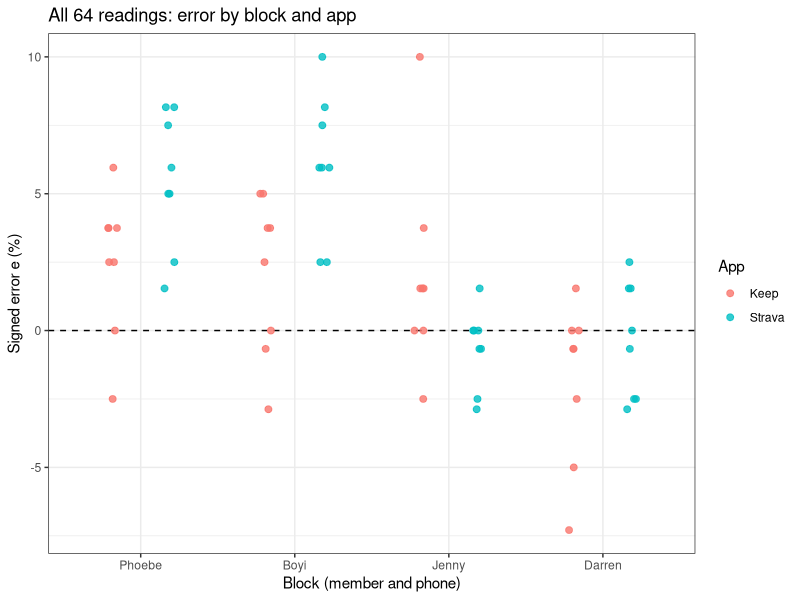

Source code (R):
# 02_analysis.R
# Signed percentage error: does each app over- or under-record, and which
# factors and interactions matter? (proposal v2, aims 1 and 2)
#
# Input : data/processed/gps_runs.csv  (made by code/00_clean_data.R)
# Output: tables in results/, plots in figures/
# Run from the repository root:  Rscript code/02_analysis.R

suppressPackageStartupMessages({
  library(lme4)
  library(lmerTest)   # F tests with Satterthwaite df
  library(emmeans)    # estimated marginal means with 95% CIs
  library(ggplot2)
})

dir.create("results", showWarnings = FALSE)
dir.create("figures", showWarnings = FALSE)

# ---- 1. Data ---------------------------------------------------------------

dat <- read.csv("data/processed/gps_runs.csv")

# Treat every design variable as a factor (lane 1/8 is a category, not a number)
dat$block     <- factor(dat$block, levels = c("Phoebe", "Boyi", "Jenny", "Darren"))
dat$app       <- factor(dat$app, levels = c("Keep", "Strava"))
dat$lane      <- factor(dat$lane)
dat$placement <- factor(dat$placement, levels = c("hand", "pocket"))
dat$pace      <- factor(dat$pace, levels = c("walk", "jog"))
dat$lap_id    <- factor(dat$lap_id)

# Sum-to-zero (effect) coding, so each factorial effect is a deviation
# from the overall mean and the ANOVA tests match the usual 2^k effects
options(contrasts = c("contr.sum", "contr.poly"))

# ---- 2. Descriptive summaries ----------------------------------------------

# n, mean and SD of the signed error, and MAPE = mean of |e|, for each group
summarise_e <- function(formula) {
  out <- aggregate(formula, data = dat, FUN = function(e)
    round(c(n = length(e), mean = mean(e), sd = sd(e), mape = mean(abs(e))), 2))
  out <- do.call(data.frame, out)   # turn the matrix column into ordinary columns
  names(out) <- sub("error_pct.", "", names(out), fixed = TRUE)
  out
}

by_app   <- summarise_e(error_pct ~ app)
by_block <- summarise_e(error_pct ~ block + app)
by_cell  <- summarise_e(error_pct ~ app + lane + placement + pace)
print(by_app)
print(by_block)

write.csv(by_app,   "results/summary_by_app.csv",       row.names = FALSE)
write.csv(by_block, "results/summary_by_block_app.csv", row.names = FALSE)
write.csv(by_cell,  "results/summary_by_treatment.csv", row.names = FALSE)

# Raw data plot: every reading, by block and app
p_raw <- ggplot(dat, aes(x = block, y = error_pct, colour = app)) +
  geom_hline(yintercept = 0, linetype = "dashed") +
  geom_point(position = position_jitterdodge(jitter.width = 0.15,
                                             jitter.height = 0, seed = 1),
             size = 2, alpha = 0.8) +
  labs(x = "Block (member and phone)", y = "Signed error e (%)", colour = "App",
       title = "All 64 readings: error by block and app") +
  theme_bw()
ggsave("figures/01_raw_error_by_block.png", p_raw, width = 6, height = 4, dpi = 200)

# ---- 3. Planned model: additive block --------------------------------------

# Fixed: block + full 2^4 factorial of app, lane, placement, pace
# Random: (1 | lap_id) = one random intercept for each of the 32 laps.
#   In "(1 | lap_id)", "|" means "for each group of"; the 1 is an intercept.
#   So every lap gets its own shift u_lap ~ N(0, sigma_lap^2), and the model
#   estimates sigma_lap rather than 32 separate shifts.
#
# Why it is needed: both apps recorded the SAME lap at the same time, so the
# two readings share that lap's conditions (the line actually walked, the
# satellites at that moment, ...) beyond what block and treatments explain.
# This is a split-plot structure:
#   - whole plot = lap;  whole-plot factors = lane, placement, pace
#     (each lap gets a different combination; they are compared between laps,
#     so their error is lap-to-lap variation: 32 laps, 21 residual df)
#   - sub-plot = app reading within a lap; sub-plot factor = app
#     (compared within laps, so the lap shift cancels, as in a paired t test)
# Dropping (1 | lap_id) and using lm() would treat the 64 readings as
# independent (pseudo-replication): in the final model (section 4) the
# placement p-value would fall from 0.08 to 0.04, a false "significant"
# result, while the app test would lose the benefit of pairing. The term is kept because the design requires
# it, whether or not it is significant in this data set.
fit_add <- lmer(error_pct ~ block + app * lane * placement * pace + (1 | lap_id),
                data = dat)

anova_add <- anova(fit_add)   # Type III F tests, Satterthwaite df
print(anova_add)
print(VarCorr(fit_add))       # lap-to-lap SD and residual SD

write.csv(round(as.data.frame(anova_add), 4), "results/anova_additive_model.csv")
